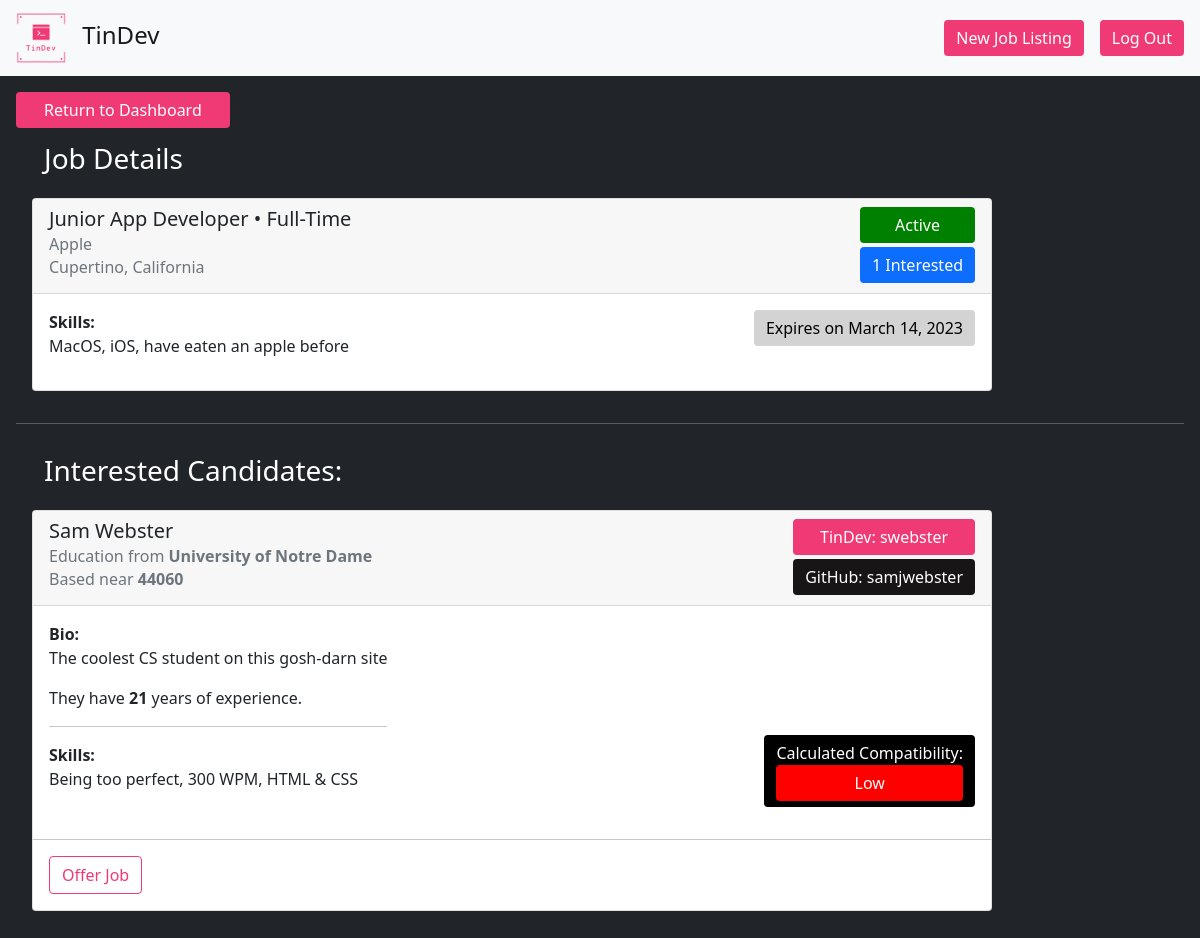
Screenshot of /recruiter/job_details/13 with the database file from the repository.
### rstart/models.py (models this page shows)
class JobPosting(models.Model):
    recruiter = models.CharField(max_length=200)
    company = models.CharField(max_length=200)
    candidate = models.CharField(max_length=200, null=True)
    interested = models.IntegerField(default=0)
    position = models.CharField(max_length=200)
    postype = models.BooleanField()
    city = models.CharField(max_length=200)
    state = models.CharField(max_length=200)
    skills = models.CharField(max_length=200)
    expiration = models.DateField()
    status = models.BooleanField()
    def is_expired(self):
        return not (date.today() < self.expiration)
    def num_interested(self):
        return len(JobInteraction.objects.filter(job=self.id, interested=True))

### cstart/models.py (models this page shows, shortened)
class Candidate(models.Model):
    name = models.CharField(max_length=200)
    bio = models.TextField(max_length=500, blank=True, default='')
    zipcode = models.IntegerField(default=00000)
    skills = models.CharField(max_length=200)
    github = models.CharField(max_length=200, blank=True, default='')
    years = models.IntegerField(default=0)
    education = models.CharField(max_length=300, blank=True, default='')
    username = models.CharField(max_length=200, unique=True)
    password = models.CharField(max_length=200)

### rstart/views.py (the view)
# urls.py: path('job_details/<str:job_id>', views.job_details, name="job_details"),
def job_details(request, job_id):
    job = JobPosting.objects.get(id=job_id)
    interactions = JobInteraction.objects.filter(job=job_id, interested=True)
    offer = JobOffer.objects.filter(job=job_id)
    candidates = list()
    for i in interactions:
        candidates.append(Candidate.objects.get(id=i.candidate).__dict__)
    for c in candidates:
        cskills = set([skill.lower() for skill in c['skills'].split(' ')])
        jskills = set([skill.lower() for skill in job.__dict__['skills'].split(' ')])
        score = 0
        for skill in cskills:
            if skill in jskills:
                score += 1
        if score <= 0:
            c['score'] = 1
        elif score > 0 and score < 3:
            c['score'] = 2
        else:
            c['score'] = 3
        if offer and offer[0].__dict__['candidate'] == c['id']:
            c['offer'] = True
            if offer[0].__dict__['accepted']:
                c['accepted'] = True
        else:
            c['offer'] = False
    return render(request, "tindev_site/recruiter/job_details.html", {"job": job, "candidates": candidates,})

### templates/tindev_site/recruiter/job_details.html (shortened to what this page needs)
<!DOCTYPE html>
<html lang="en">
<head>
    <link href="https://cdn.jsdelivr.net/npm/bootstrap@5.0.0/dist/css/bootstrap.min.css" rel="stylesheet">
</head>
<body class="bg-dark">
    <nav class="navbar navbar-light bg-light" style="padding: 0.5em 1em">
        <a class="navbar-brand" href="/" style="font-size: 1.5rem;">
            <img src="../../../static/img/logo.png" width="50" height="50" class="d-inline-block align-center" style="margin-right: 10px" alt="">
            TinDev
        </a>
        <div class="d-flex flex-row justify-content-between" style="padding: 0; margin: 0;">
            <button type="submit" class="btn btn-primary" style="background-color: #f03a75; border-style: none; margin-right: 1em;">
                <a href="/recruiter/create_job/" style="color: white; text-decoration:none; ">New Job Listing</a>
            </button>
            <button type="submit" class="btn btn-primary" style="background-color: #f03a75; border-style: none;">
                <a href="/recruiter/signout/" style="color: white; text-decoration:none; ">Log Out</a>
            </button>
        </div>
    </nav>
    <div class="bg-dark text-white" style="width: 100%; height: 100%; padding: 1em; margin: 0;">
        <button type="submit" class="btn btn-primary" style="border-style: none; background-color: #f03a75;">
            <a href="/recruiter/dashboard/" style="color: white; text-decoration:none;  padding: 0.5em 1em">
                Return to Dashboard
            </a>
        </button>
        <h3 style="padding: 0.5em 1em">
            Job Details
        </h3>
        <div class="card text-dark" style="width: 80vw; margin: 0rem 0rem 2rem 1rem;">
            <div class="card-header">
                <div class="d-flex justify-content-between">
                    <container>
                        <h5 class="card-title">
                            {{job.position}} &#x2022; {% if job.postype %}
                            Full-Time
                            {% else %}
                            Part-Time
                            {% endif %}
                        </h5>
                        <h6 class="card-subtitle mb-2 text-muted">
                            {{job.company}}
                        </h6>
                        <h6 class="card-subtitle mb-2 text-muted">
                            {{job.city}}, {{job.state}}
                        </h6>
                    </container>
                    <container class="d-flex flex-column">
                        {% if job.status %}
                        <b class="btn btn-primary" style="background-color: green; border-style: none; cursor: auto">
                            Active
                        </b>
                        {% else %}
                        <b class="btn btn-primary" style="background-color: red; border-style: none; cursor: auto">
                            Inactive
                        </b>
                        {% endif %}
                        <b class="btn btn-primary" style="border-style: none; cursor: auto; margin-top: 0.25em;">
                            {{job.num_interested}} Interested
                        </b>
                    </container>
                </div>
            </div>
            <div class="card-body">
                <div class="d-flex justify-content-between">
                    <container>
                        <b>Skills:</b>
                        <p>{{job.skills}}</p>
                    </container>
                    <container class="d-flex flex-column justify-content-start">
                        {% if not job.is_expired %}
                        <b class="btn btn-primary" style="background-color: lightgrey; border-style: none; cursor: auto; color: black">
                            Expires on {{job.expiration}}
                        </b>
                        {% else %}
                        <b class="btn btn-primary" style="background-color: black; border-style: none; cursor: auto">
                            Expired on {{job.expiration}}
                        </b>
                        {% endif %}
                    </container>
                </div>
            </div>
        </div>
        <hr>
        <h3 style="padding: 0.5em 1em">
            Interested Candidates:
        </h3>
        {% block content %}
        {% for candidate in candidates %}
        <div class="card text-dark" style="width: 80vw; margin: 0rem 0rem 2rem 1rem;">
            <div class="card-header">
                <div class="d-flex justify-content-between">
                    <container>
                        <h5 class="card-title">
                            {{candidate.name}}
                        </h5>
                        <h6 class="card-subtitle mb-2 text-muted">
                            Education from <b>{{candidate.education}}</b>
                        </h6>
                        <h6 class="card-subtitle mb-2 text-muted">
                            Based near <b>{{candidate.zipcode}}</b>
                        </h6>
                    </container>
                    <container class="d-flex flex-column">
                        <b class="btn btn-primary" style="background-color: #f03a75; color: white; border-style: none; cursor: auto">
                            TinDev: {{candidate.username}}
                        </b>
                        <b class="btn btn-primary" style="background-color: #171515; color: white; border-style: none; cursor: auto; margin-top: 0.25em;">
                            GitHub: {{candidate.github}}
                        </b>
                    </container>
                </div>
            </div>
            <div class="card-body">
                <div class="d-flex justify-content-between">
                    <container>
                        <b>Bio:</b>
                        <p>{{candidate.bio}}</p>
                        <p>They have <b>{{candidate.years}}</b> years of experience.</p>
                        <hr>
                        <b>Skills:</b>
                        <p>{{candidate.skills}}</p>
                    </container>
                    <container class="d-flex flex-column-reverse justify-content-start">
                        <b class="btn btn-primary d-flex flex-column" style="background-color: black; border-style: none; cursor: auto; color: white">
                            Calculated Compatibility:
                            {% if candidate.score == 1 %}
                            <b class="btn btn-primary d-flex flex-column" style="background-color: red; border-style: none; cursor: auto; color: white">
                                Low
                            </b>
                            {% elif candidate.score == 2 %}
                            <b class="btn btn-primary d-flex flex-column" style="background-color: orange; border-style: none; cursor: auto; color: white">
                                Medium
                            </b>
                            {% elif candidate.score == 3 %}
                            <b class="btn btn-primary d-flex flex-column" style="background-color: green; border-style: none; cursor: auto; color: white">
                                High
                            </b>
                            {% endif %}
                        </b>
                    </container>
                </div>
            </div>
            <hr>
            <div class="card-body d-flex flex-row justify-content-start align-center" style="margin: 0; padding-top: 0;">
                {% if candidate.offer == True %}
                {% if candidate.accepted == True %}
                <div class="btn btn-primary" style="margin: 0rem 1rem 0rem 0rem; border-color: #f03a75; background-color: #f03a75; border-style: solid; color: white; cursor: default;">
                    Job accepted by Candidate!
                </div>
                {% else %}
                <div class="btn btn-primary" style="margin: 0rem 1rem 0rem 0rem; border-color: #f03a75; background-color: #f03a75; border-style: solid; color: white; cursor: default;">
                    Job Offered!
                </div>
                {% endif %}
                {% elif job.candidate %}
                <div class="btn btn-primary" style="margin: 0rem 1rem 0rem 0rem; border-color: #f03a75; background-color: white; border-style: solid; color: #f03a75; cursor: default;">
                    A different Candidate has already accepted this job.
                </div>
                {% else %}
                <form action="{% url 'rstart:offer_job' job.id candidate.id %}" method="post" style="margin: 0rem 1rem 0rem 0rem;">
                    <button class="btn btn-primary" style="border-color: #f03a75; border-style: solid; color: #f03a75; background-color: white">
                        Offer Job
                    </button>
                </form>
                {% endif %}
            </div>
        </div>
        {% endfor %}
        {% endblock content %}
    </div>
</body>
</html>

### rows the page displays
JobPosting: position "Junior App Developer", company "Apple", city "Cupertino", state "California", num_interested "1", skills "MacOS, iOS, have eaten an apple before", expiration "March 14, 2023"
Candidate: name "Sam Webster", education "University of Notre Dame", zipcode "44060", username "swebster", github "samjwebster", bio "The coolest CS student on this gosh-darn site", years "21", skills "Being too perfect, 300 WPM, HTML & CSS"
